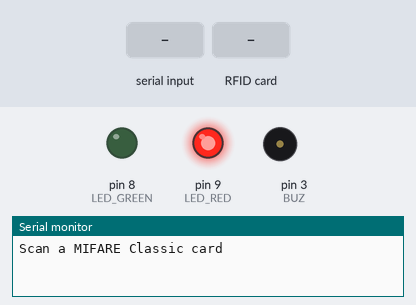
Bench run of a sketch on a simulated Arduino Uno, built with avr-gcc and run on an emulated ATmega328P. Parts: output pins drawn as LEDs (lit = HIGH), buzzer (waves = sounding, pin HIGH), the last lines printed to the serial monitor. The inputs (shaded band) are chosen by the test bench. Pins used as bus, display or sensor lines are not drawn.

Above: at 1.2 s.
1.3 s: "1\n" received over Serial
At 3.1 s:
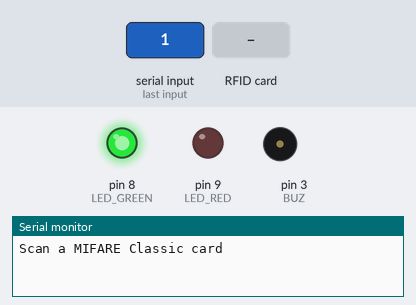
4.3 s: RFID card 5E 7A 19 C4 held to the reader
At 4.96 s:
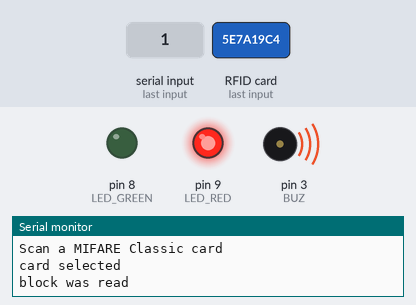
Timing chart, 0 to 8.7 s (numbered marks = the images above; inputs shaded):
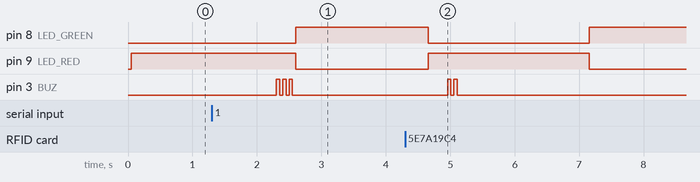

Measured:
- after the input at 1.3 s, pin 8 (LED_GREEN): LOW → HIGH after 1.3 s; pin 9 (LED_RED): HIGH → LOW after 1.3 s; pin 3 (BUZ): alternates HIGH for 0.05 s and LOW for 0.05 s, 6 changes in all, then stays LOW, starting after 1.0 s
- after the input at 4.3 s, pin 8 (LED_GREEN): HIGH → LOW after 0.36 s, → HIGH 2.5 s later; pin 9 (LED_RED): LOW → HIGH after 0.36 s, → LOW 2.5 s later; pin 3 (BUZ): alternates HIGH for 0.05 s and LOW for 0.05 s, 4 changes in all, then stays LOW, starting after 0.66 s

The sketch:

Wau_Keychain_RFID.ino
```cpp
#include <SPI.h>      //include the SPI bus library
#include <MFRC522.h>  //include the RFID reader library

#define SS_PIN 10  //slave select pin
#define RST_PIN 5  //reset pin
#define BUZ 3
#define LED_GREEN 8
#define LED_RED 9

MFRC522 mfrc522(SS_PIN, RST_PIN);  // instatiate a MFRC522 reader object.
MFRC522::MIFARE_Key key;          //create a MIFARE_Key struct named 'key', which will hold the card information

//this is the block number we will write into and then read.
int block=2;
char id_data[18];
int read_from_serial;
bool buzzer_state = true;
bool rfid_reader_state = false;

byte blockcontent[16] = {"ID000000000F4002"};  //an array with 16 bytes to be written into one of the 64 card blocks is defined
//byte blockcontent[16] = {0,0,0,0,0,0,0,0,0,0,0,0,0,0,0,0};  //all zeros. This can be used to delete a block.

//This array is used for reading out a block.
byte readbackblock[18];

void setup()
{
    Serial.begin(9600);        // Initialize serial communications with the PC
    pinMode(BUZ, OUTPUT);
    pinMode(LED_GREEN, OUTPUT);
    pinMode(LED_RED, OUTPUT);
    SPI.begin();               // Init SPI bus
    mfrc522.PCD_Init();        // Init MFRC522 card (in case you wonder what PCD means: proximity coupling device)
    Serial.println("Scan a MIFARE Classic card");
    digitalWrite(LED_GREEN, LOW);
    digitalWrite(LED_RED, HIGH);

  // Prepare the security key for the read and write functions.
  for (byte i = 0; i < 6; i++) {
    key.keyByte[i] = 0xFF;  //keyByte is defined in the "MIFARE_Key" 'struct' definition in the .h file of the library
  }
}

void loop()
{
  read_from_serial = Serial.readString().toInt();
  if(read_from_serial == 1 || rfid_reader_state == true){
    rfid_reader_state = true;
    if(buzzer_state == true){
      beep();
      beep();
      beep();
      digitalWrite(LED_GREEN, HIGH);
      digitalWrite(LED_RED, LOW);
      buzzer_state = false;
    }
    // Look for new cards
  if ( ! mfrc522.PICC_IsNewCardPresent()) {
    //Serial.println("NO CARD");
    return;
  }

  // Select one of the cards
  if ( ! mfrc522.PICC_ReadCardSerial())
  {
    return;
  }
    Serial.println("card selected");
    digitalWrite(LED_RED, HIGH);
    digitalWrite(LED_GREEN, LOW);

   //the blockcontent array is written into the card block
   //writeBlock(block, blockcontent);

   //read the block back
   readBlock(block, readbackblock);
   //uncomment below line if you want to see the entire 1k memory with the block written into it.
   //mfrc522.PICC_DumpToSerial(&(mfrc522.uid));

   //print the block contents
   Serial.print("read block: ");
   for (int j=0 ; j<16 ; j++)
   {
     //Serial.write (readbackblock[j]);
     id_data[j] = readbackblock[j];
   }
   Serial.println("");
   Serial.println(id_data);
   delay(2000);
   digitalWrite(LED_RED, LOW);
   digitalWrite(LED_GREEN, HIGH);
   mfrc522.PCD_Init();
  }

}


//Write specific block
int writeBlock(int blockNumber, byte arrayAddress[])
{
  //this makes sure that we only write into data blocks. Every 4th block is a trailer block for the access/security info.
  int largestModulo4Number=blockNumber/4*4;
  int trailerBlock=largestModulo4Number+3;//determine trailer block for the sector
  if (blockNumber > 2 && (blockNumber+1)%4 == 0){Serial.print(blockNumber);Serial.println(" is a trailer block:");return 2;}
  Serial.print(blockNumber);
  Serial.println(" is a data block:");

  //authentication of the desired block for access
  byte status = mfrc522.PCD_Authenticate(MFRC522::PICC_CMD_MF_AUTH_KEY_A, trailerBlock, &key, &(mfrc522.uid));
  if (status != MFRC522::STATUS_OK) {
         Serial.print("PCD_Authenticate() failed: ");
         Serial.println(mfrc522.GetStatusCodeName(status));
         return 3;//return "3" as error message
  }

  //writing the block
  status = mfrc522.MIFARE_Write(blockNumber, arrayAddress, 16);
  //status = mfrc522.MIFARE_Write(9, value1Block, 16);
  if (status != MFRC522::STATUS_OK) {
           Serial.print("MIFARE_Write() failed: ");
           Serial.println(mfrc522.GetStatusCodeName(status));
           return 4;//return "4" as error message
  }
  Serial.println("block was written");
}

void beep(){
  digitalWrite(BUZ, HIGH);
  delay(50);
  digitalWrite(BUZ, LOW);
  delay(50);
}

//Read specific block
int readBlock(int blockNumber, byte arrayAddress[])
{
  int largestModulo4Number=blockNumber/4*4;
  int trailerBlock=largestModulo4Number+3;//determine trailer block for the sector

  //authentication of the desired block for access
  byte status = mfrc522.PCD_Authenticate(MFRC522::PICC_CMD_MF_AUTH_KEY_A, trailerBlock, &key, &(mfrc522.uid));

  if (status != MFRC522::STATUS_OK) {
         Serial.print("PCD_Authenticate() failed (read): ");
         Serial.println(mfrc522.GetStatusCodeName(status));
         return 3;//return "3" as error message
  }

//reading a block
byte buffersize = 18;//we need to define a variable with the read buffer size, since the MIFARE_Read method below needs a pointer to the variable that contains the size...
status = mfrc522.MIFARE_Read(blockNumber, arrayAddress, &buffersize);//&buffersize is a pointer to the buffersize variable; MIFARE_Read requires a pointer instead of just a number
  if (status != MFRC522::STATUS_OK) {
          Serial.print("MIFARE_read() failed: ");
          Serial.println(mfrc522.GetStatusCodeName(status));
          return 4;//return "4" as error message
  }
  Serial.println("block was read");
  delay(300);
  beep();
  beep();
}
```
